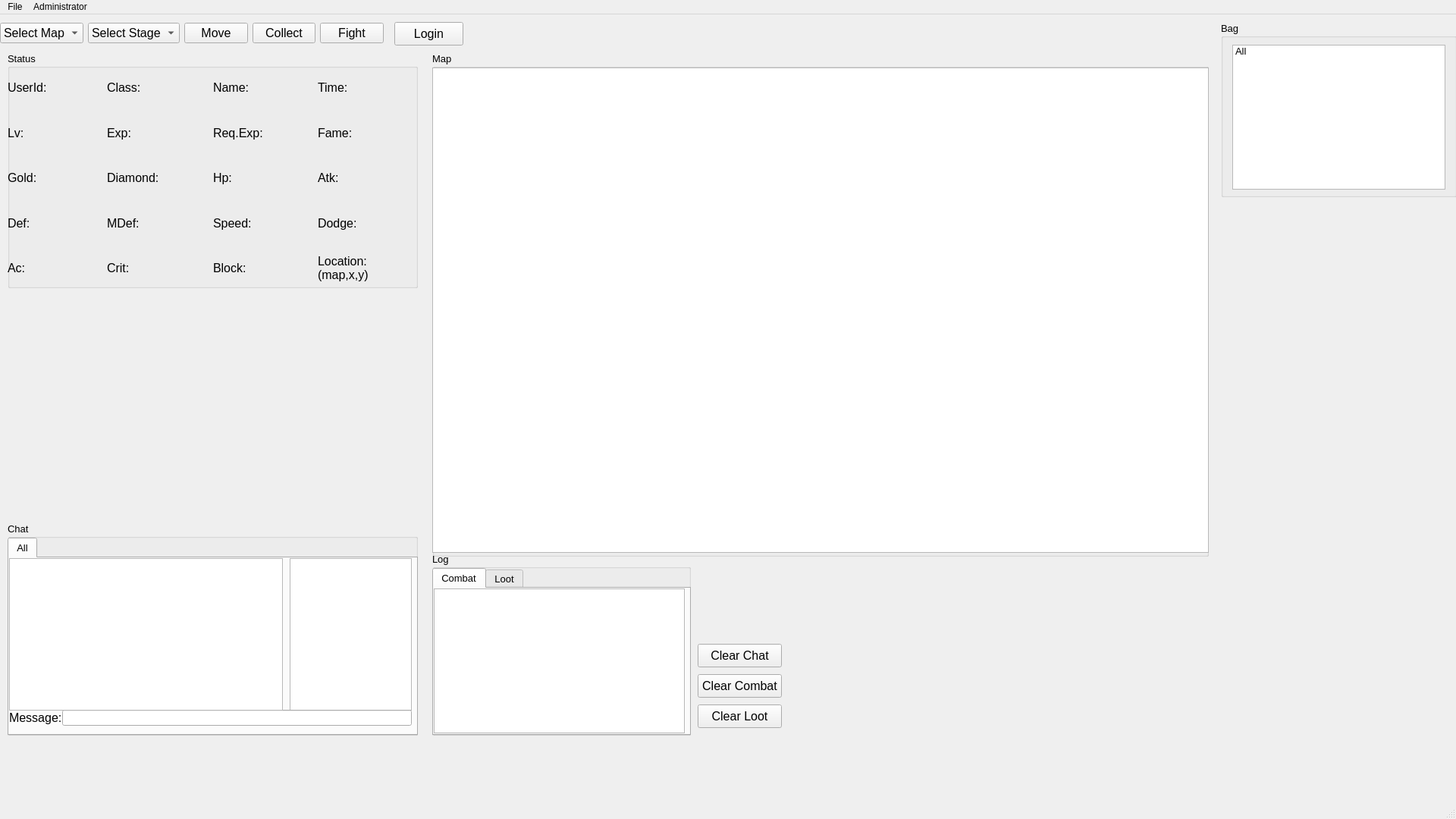
<?xml version="1.0" encoding="UTF-8"?>
<ui version="4.0">
 <class>ClientWindow</class>
 <widget class="QMainWindow" name="ClientWindow">
  <property name="geometry">
   <rect>
    <x>0</x>
    <y>0</y>
    <width>1920</width>
    <height>1080</height>
   </rect>
  </property>
  <property name="windowTitle">
   <string>ClientWindow</string>
  </property>
  <widget class="QWidget" name="centralwidget">
   <widget class="QGroupBox" name="groupBox_bag">
    <property name="geometry">
     <rect>
      <x>1610</x>
      <y>10</y>
      <width>311</width>
      <height>231</height>
     </rect>
    </property>
    <property name="font">
     <font>
      <pointsize>10</pointsize>
     </font>
    </property>
    <property name="title">
     <string>Bag</string>
    </property>
    <widget class="QStackedWidget" name="stackedWidget">
     <property name="geometry">
      <rect>
       <x>10</x>
       <y>20</y>
       <width>291</width>
       <height>201</height>
      </rect>
     </property>
     <property name="currentIndex">
      <number>0</number>
     </property>
     <widget class="QWidget" name="page">
      <widget class="QListWidget" name="listWidget">
       <property name="geometry">
        <rect>
         <x>5</x>
         <y>10</y>
         <width>281</width>
         <height>191</height>
        </rect>
       </property>
       <item>
        <property name="text">
         <string>All</string>
        </property>
       </item>
      </widget>
     </widget>
     <widget class="QWidget" name="page_2"/>
    </widget>
   </widget>
   <widget class="QGroupBox" name="groupBox">
    <property name="geometry">
     <rect>
      <x>10</x>
      <y>670</y>
      <width>541</width>
      <height>281</height>
     </rect>
    </property>
    <property name="font">
     <font>
      <pointsize>10</pointsize>
     </font>
    </property>
    <property name="title">
     <string>Chat</string>
    </property>
    <widget class="QTabWidget" name="tabWidget_2">
     <property name="geometry">
      <rect>
       <x>0</x>
       <y>20</y>
       <width>541</width>
       <height>261</height>
      </rect>
     </property>
     <property name="currentIndex">
      <number>0</number>
     </property>
     <widget class="QWidget" name="tab_3">
      <attribute name="title">
       <string>All</string>
      </attribute>
      <widget class="QListView" name="listView_player">
       <property name="geometry">
        <rect>
         <x>370</x>
         <y>0</y>
         <width>161</width>
         <height>201</height>
        </rect>
       </property>
       <property name="font">
        <font>
         <pointsize>10</pointsize>
        </font>
       </property>
       <property name="contextMenuPolicy">
        <enum>Qt::DefaultContextMenu</enum>
       </property>
       <property name="editTriggers">
        <set>QAbstractItemView::NoEditTriggers</set>
       </property>
      </widget>
      <widget class="QLabel" name="label_21">
       <property name="geometry">
        <rect>
         <x>0</x>
         <y>200</y>
         <width>71</width>
         <height>21</height>
        </rect>
       </property>
       <property name="font">
        <font>
         <pointsize>12</pointsize>
        </font>
       </property>
       <property name="text">
        <string>Message:</string>
       </property>
      </widget>
      <widget class="QLineEdit" name="lineEdit_chat">
       <property name="geometry">
        <rect>
         <x>70</x>
         <y>200</y>
         <width>461</width>
         <height>21</height>
        </rect>
       </property>
       <property name="font">
        <font>
         <pointsize>12</pointsize>
        </font>
       </property>
       <property name="text">
        <string/>
       </property>
      </widget>
      <widget class="QListView" name="listView_chat">
       <property name="geometry">
        <rect>
         <x>0</x>
         <y>0</y>
         <width>361</width>
         <height>201</height>
        </rect>
       </property>
       <property name="font">
        <font>
         <family>Segoe UI</family>
         <pointsize>10</pointsize>
        </font>
       </property>
       <property name="contextMenuPolicy">
        <enum>Qt::DefaultContextMenu</enum>
       </property>
       <property name="editTriggers">
        <set>QAbstractItemView::NoEditTriggers</set>
       </property>
      </widget>
     </widget>
    </widget>
   </widget>
   <widget class="QWidget" name="layoutWidget">
    <property name="geometry">
     <rect>
      <x>0</x>
      <y>10</y>
      <width>506</width>
      <height>29</height>
     </rect>
    </property>
    <layout class="QHBoxLayout" name="horizontalLayout">
     <item>
      <widget class="QComboBox" name="comboBox_selectMap">
       <property name="font">
        <font>
         <pointsize>12</pointsize>
        </font>
       </property>
       <item>
        <property name="text">
         <string>Select Map</string>
        </property>
       </item>
      </widget>
     </item>
     <item>
      <widget class="QComboBox" name="comboBox_selectStage">
       <property name="font">
        <font>
         <pointsize>12</pointsize>
        </font>
       </property>
       <property name="layoutDirection">
        <enum>Qt::LeftToRight</enum>
       </property>
       <property name="autoFillBackground">
        <bool>false</bool>
       </property>
       <item>
        <property name="text">
         <string>Select Stage</string>
        </property>
       </item>
      </widget>
     </item>
     <item>
      <widget class="QPushButton" name="pushButton_move">
       <property name="font">
        <font>
         <pointsize>12</pointsize>
        </font>
       </property>
       <property name="text">
        <string>Move</string>
       </property>
      </widget>
     </item>
     <item>
      <widget class="QPushButton" name="pushButton_collect">
       <property name="font">
        <font>
         <pointsize>12</pointsize>
        </font>
       </property>
       <property name="text">
        <string>Collect</string>
       </property>
      </widget>
     </item>
     <item>
      <widget class="QPushButton" name="pushButton_fight">
       <property name="font">
        <font>
         <pointsize>12</pointsize>
        </font>
       </property>
       <property name="text">
        <string>Fight</string>
       </property>
      </widget>
     </item>
    </layout>
   </widget>
   <widget class="QGroupBox" name="groupBox_2">
    <property name="geometry">
     <rect>
      <x>570</x>
      <y>710</y>
      <width>341</width>
      <height>241</height>
     </rect>
    </property>
    <property name="font">
     <font>
      <pointsize>10</pointsize>
     </font>
    </property>
    <property name="title">
     <string>Log</string>
    </property>
    <widget class="QTabWidget" name="tabWidget">
     <property name="geometry">
      <rect>
       <x>0</x>
       <y>20</y>
       <width>341</width>
       <height>221</height>
      </rect>
     </property>
     <property name="currentIndex">
      <number>0</number>
     </property>
     <widget class="QWidget" name="tab">
      <attribute name="title">
       <string>Combat</string>
      </attribute>
      <widget class="QTextBrowser" name="textBrowser_combat">
       <property name="geometry">
        <rect>
         <x>0</x>
         <y>0</y>
         <width>331</width>
         <height>191</height>
        </rect>
       </property>
      </widget>
     </widget>
     <widget class="QWidget" name="tab_2">
      <attribute name="title">
       <string>Loot</string>
      </attribute>
      <widget class="QTextBrowser" name="textBrowser_loot">
       <property name="geometry">
        <rect>
         <x>0</x>
         <y>0</y>
         <width>421</width>
         <height>191</height>
        </rect>
       </property>
      </widget>
     </widget>
    </widget>
   </widget>
   <widget class="QGroupBox" name="groupBox_3">
    <property name="geometry">
     <rect>
      <x>10</x>
      <y>50</y>
      <width>541</width>
      <height>311</height>
     </rect>
    </property>
    <property name="font">
     <font>
      <pointsize>10</pointsize>
     </font>
    </property>
    <property name="title">
     <string>Status</string>
    </property>
    <widget class="QWidget" name="gridLayoutWidget">
     <property name="geometry">
      <rect>
       <x>0</x>
       <y>20</y>
       <width>541</width>
       <height>291</height>
      </rect>
     </property>
     <layout class="QGridLayout" name="gridLayout">
      <item row="2" column="0">
       <widget class="QLabel" name="label_3">
        <property name="font">
         <font>
          <pointsize>12</pointsize>
         </font>
        </property>
        <property name="text">
         <string>Gold:</string>
        </property>
       </widget>
      </item>
      <item row="0" column="7">
       <widget class="QLabel" name="label_time">
        <property name="font">
         <font>
          <pointsize>12</pointsize>
         </font>
        </property>
        <property name="text">
         <string/>
        </property>
       </widget>
      </item>
      <item row="0" column="2">
       <widget class="QLabel" name="label_7">
        <property name="font">
         <font>
          <pointsize>12</pointsize>
         </font>
        </property>
        <property name="text">
         <string>Class:</string>
        </property>
       </widget>
      </item>
      <item row="1" column="4">
       <widget class="QLabel" name="label_11">
        <property name="font">
         <font>
          <pointsize>12</pointsize>
         </font>
        </property>
        <property name="text">
         <string>Req.Exp:</string>
        </property>
       </widget>
      </item>
      <item row="3" column="6">
       <widget class="QLabel" name="label_19">
        <property name="font">
         <font>
          <pointsize>12</pointsize>
         </font>
        </property>
        <property name="text">
         <string>Dodge:</string>
        </property>
       </widget>
      </item>
      <item row="0" column="4">
       <widget class="QLabel" name="label_12">
        <property name="font">
         <font>
          <pointsize>12</pointsize>
         </font>
        </property>
        <property name="text">
         <string>Name:</string>
        </property>
       </widget>
      </item>
      <item row="4" column="5">
       <widget class="QLabel" name="label_block">
        <property name="font">
         <font>
          <pointsize>12</pointsize>
         </font>
        </property>
        <property name="text">
         <string/>
        </property>
       </widget>
      </item>
      <item row="4" column="1">
       <widget class="QLabel" name="label_ac">
        <property name="font">
         <font>
          <pointsize>12</pointsize>
         </font>
        </property>
        <property name="text">
         <string/>
        </property>
       </widget>
      </item>
      <item row="3" column="3">
       <widget class="QLabel" name="label_mdef">
        <property name="font">
         <font>
          <pointsize>12</pointsize>
         </font>
        </property>
        <property name="text">
         <string/>
        </property>
       </widget>
      </item>
      <item row="4" column="0">
       <widget class="QLabel" name="label_5">
        <property name="font">
         <font>
          <pointsize>12</pointsize>
         </font>
        </property>
        <property name="text">
         <string>Ac:</string>
        </property>
       </widget>
      </item>
      <item row="1" column="1">
       <widget class="QLabel" name="label_lv">
        <property name="font">
         <font>
          <pointsize>12</pointsize>
         </font>
        </property>
        <property name="text">
         <string/>
        </property>
       </widget>
      </item>
      <item row="3" column="5">
       <widget class="QLabel" name="label_speed">
        <property name="font">
         <font>
          <pointsize>12</pointsize>
         </font>
        </property>
        <property name="text">
         <string/>
        </property>
       </widget>
      </item>
      <item row="4" column="4">
       <widget class="QLabel" name="label_15">
        <property name="font">
         <font>
          <pointsize>12</pointsize>
         </font>
        </property>
        <property name="text">
         <string>Block:</string>
        </property>
       </widget>
      </item>
      <item row="1" column="7">
       <widget class="QLabel" name="label_fame">
        <property name="font">
         <font>
          <pointsize>12</pointsize>
         </font>
        </property>
        <property name="text">
         <string/>
        </property>
       </widget>
      </item>
      <item row="2" column="6">
       <widget class="QLabel" name="label_18">
        <property name="font">
         <font>
          <pointsize>12</pointsize>
         </font>
        </property>
        <property name="text">
         <string>Atk:</string>
        </property>
       </widget>
      </item>
      <item row="0" column="3">
       <widget class="QLabel" name="label_class">
        <property name="font">
         <font>
          <pointsize>12</pointsize>
         </font>
        </property>
        <property name="text">
         <string/>
        </property>
       </widget>
      </item>
      <item row="3" column="0">
       <widget class="QLabel" name="label_4">
        <property name="font">
         <font>
          <pointsize>12</pointsize>
         </font>
        </property>
        <property name="text">
         <string>Def:</string>
        </property>
       </widget>
      </item>
      <item row="3" column="1">
       <widget class="QLabel" name="label_def">
        <property name="font">
         <font>
          <pointsize>12</pointsize>
         </font>
        </property>
        <property name="text">
         <string/>
        </property>
       </widget>
      </item>
      <item row="3" column="2">
       <widget class="QLabel" name="label_9">
        <property name="font">
         <font>
          <pointsize>12</pointsize>
         </font>
        </property>
        <property name="text">
         <string>MDef:</string>
        </property>
       </widget>
      </item>
      <item row="0" column="1">
       <widget class="QLabel" name="label_userId">
        <property name="font">
         <font>
          <pointsize>12</pointsize>
         </font>
        </property>
        <property name="text">
         <string/>
        </property>
       </widget>
      </item>
      <item row="2" column="4">
       <widget class="QLabel" name="label_13">
        <property name="font">
         <font>
          <pointsize>12</pointsize>
         </font>
        </property>
        <property name="text">
         <string>Hp:</string>
        </property>
       </widget>
      </item>
      <item row="1" column="5">
       <widget class="QLabel" name="label_reqExp">
        <property name="font">
         <font>
          <pointsize>12</pointsize>
         </font>
        </property>
        <property name="text">
         <string/>
        </property>
       </widget>
      </item>
      <item row="4" column="3">
       <widget class="QLabel" name="label_crit">
        <property name="font">
         <font>
          <pointsize>12</pointsize>
         </font>
        </property>
        <property name="text">
         <string/>
        </property>
       </widget>
      </item>
      <item row="2" column="5">
       <widget class="QLabel" name="label_hp">
        <property name="font">
         <font>
          <pointsize>12</pointsize>
         </font>
        </property>
        <property name="text">
         <string/>
        </property>
       </widget>
      </item>
      <item row="4" column="2">
       <widget class="QLabel" name="label_10">
        <property name="font">
         <font>
          <pointsize>12</pointsize>
         </font>
        </property>
        <property name="text">
         <string>Crit:</string>
        </property>
       </widget>
      </item>
      <item row="1" column="2">
       <widget class="QLabel" name="label_6">
        <property name="font">
         <font>
          <pointsize>12</pointsize>
         </font>
        </property>
        <property name="text">
         <string>Exp:</string>
        </property>
       </widget>
      </item>
      <item row="2" column="2">
       <widget class="QLabel" name="label_8">
        <property name="font">
         <font>
          <pointsize>12</pointsize>
         </font>
        </property>
        <property name="text">
         <string>Diamond:</string>
        </property>
       </widget>
      </item>
      <item row="1" column="6">
       <widget class="QLabel" name="label_16">
        <property name="font">
         <font>
          <pointsize>12</pointsize>
         </font>
        </property>
        <property name="text">
         <string>Fame:</string>
        </property>
       </widget>
      </item>
      <item row="2" column="3">
       <widget class="QLabel" name="label_diamond">
        <property name="font">
         <font>
          <pointsize>12</pointsize>
         </font>
        </property>
        <property name="text">
         <string/>
        </property>
       </widget>
      </item>
      <item row="3" column="7">
       <widget class="QLabel" name="label_dodge">
        <property name="font">
         <font>
          <pointsize>12</pointsize>
         </font>
        </property>
        <property name="text">
         <string/>
        </property>
       </widget>
      </item>
      <item row="2" column="7">
       <widget class="QLabel" name="label_atk">
        <property name="font">
         <font>
          <pointsize>12</pointsize>
         </font>
        </property>
        <property name="text">
         <string/>
        </property>
       </widget>
      </item>
      <item row="1" column="0">
       <widget class="QLabel" name="label_2">
        <property name="font">
         <font>
          <pointsize>12</pointsize>
         </font>
        </property>
        <property name="text">
         <string>Lv:</string>
        </property>
       </widget>
      </item>
      <item row="0" column="0">
       <widget class="QLabel" name="label">
        <property name="font">
         <font>
          <pointsize>12</pointsize>
         </font>
        </property>
        <property name="text">
         <string>UserId:</string>
        </property>
       </widget>
      </item>
      <item row="0" column="5">
       <widget class="QLabel" name="label_name">
        <property name="font">
         <font>
          <pointsize>12</pointsize>
         </font>
        </property>
        <property name="text">
         <string/>
        </property>
       </widget>
      </item>
      <item row="3" column="4">
       <widget class="QLabel" name="label_14">
        <property name="font">
         <font>
          <pointsize>12</pointsize>
         </font>
        </property>
        <property name="text">
         <string>Speed:</string>
        </property>
       </widget>
      </item>
      <item row="2" column="1">
       <widget class="QLabel" name="label_gold">
        <property name="font">
         <font>
          <pointsize>12</pointsize>
         </font>
        </property>
        <property name="text">
         <string/>
        </property>
       </widget>
      </item>
      <item row="1" column="3">
       <widget class="QLabel" name="label_exp">
        <property name="font">
         <font>
          <pointsize>12</pointsize>
         </font>
        </property>
        <property name="text">
         <string/>
        </property>
       </widget>
      </item>
      <item row="0" column="6">
       <widget class="QLabel" name="label_17">
        <property name="font">
         <font>
          <pointsize>12</pointsize>
         </font>
        </property>
        <property name="text">
         <string>Time:</string>
        </property>
       </widget>
      </item>
      <item row="4" column="6">
       <widget class="QLabel" name="label_20">
        <property name="font">
         <font>
          <pointsize>12</pointsize>
         </font>
        </property>
        <property name="text">
         <string>Location:
(map,x,y)</string>
        </property>
       </widget>
      </item>
      <item row="4" column="7">
       <widget class="QLabel" name="label_location">
        <property name="font">
         <font>
          <pointsize>12</pointsize>
         </font>
        </property>
        <property name="text">
         <string/>
        </property>
       </widget>
      </item>
     </layout>
    </widget>
   </widget>
   <widget class="QPushButton" name="pushButton_clear_combat">
    <property name="geometry">
     <rect>
      <x>920</x>
      <y>870</y>
      <width>111</width>
      <height>31</height>
     </rect>
    </property>
    <property name="font">
     <font>
      <pointsize>12</pointsize>
     </font>
    </property>
    <property name="text">
     <string>Clear Combat</string>
    </property>
   </widget>
   <widget class="QPushButton" name="pushButton_clear_loot">
    <property name="geometry">
     <rect>
      <x>920</x>
      <y>910</y>
      <width>111</width>
      <height>31</height>
     </rect>
    </property>
    <property name="font">
     <font>
      <pointsize>12</pointsize>
     </font>
    </property>
    <property name="text">
     <string>Clear Loot</string>
    </property>
   </widget>
   <widget class="QPushButton" name="pushButton_clear_chat">
    <property name="geometry">
     <rect>
      <x>920</x>
      <y>830</y>
      <width>111</width>
      <height>31</height>
     </rect>
    </property>
    <property name="font">
     <font>
      <pointsize>12</pointsize>
     </font>
    </property>
    <property name="text">
     <string>Clear Chat</string>
    </property>
   </widget>
   <widget class="QGroupBox" name="groupBox_4">
    <property name="geometry">
     <rect>
      <x>570</x>
      <y>50</y>
      <width>1024</width>
      <height>665</height>
     </rect>
    </property>
    <property name="font">
     <font>
      <pointsize>10</pointsize>
     </font>
    </property>
    <property name="title">
     <string>Map</string>
    </property>
    <widget class="QGraphicsView" name="graphicsView_map">
     <property name="geometry">
      <rect>
       <x>0</x>
       <y>20</y>
       <width>1024</width>
       <height>640</height>
      </rect>
     </property>
    </widget>
   </widget>
   <widget class="QPushButton" name="pushButton_login">
    <property name="geometry">
     <rect>
      <x>520</x>
      <y>10</y>
      <width>91</width>
      <height>31</height>
     </rect>
    </property>
    <property name="font">
     <font>
      <pointsize>12</pointsize>
     </font>
    </property>
    <property name="text">
     <string>Login</string>
    </property>
   </widget>
  </widget>
  <widget class="QMenuBar" name="menubar">
   <property name="geometry">
    <rect>
     <x>0</x>
     <y>0</y>
     <width>1920</width>
     <height>21</height>
    </rect>
   </property>
   <widget class="QMenu" name="menuFile">
    <property name="title">
     <string>File</string>
    </property>
    <addaction name="actionExit"/>
   </widget>
   <widget class="QMenu" name="menuAdministrator">
    <property name="title">
     <string>Administrator</string>
    </property>
   </widget>
   <addaction name="menuFile"/>
   <addaction name="menuAdministrator"/>
  </widget>
  <widget class="QStatusBar" name="statusbar"/>
  <action name="actionExit">
   <property name="text">
    <string>Exit</string>
   </property>
  </action>
  <action name="actionFactory">
   <property name="text">
    <string>Factory</string>
   </property>
  </action>
 </widget>
 <resources/>
 <connections/>
</ui>
